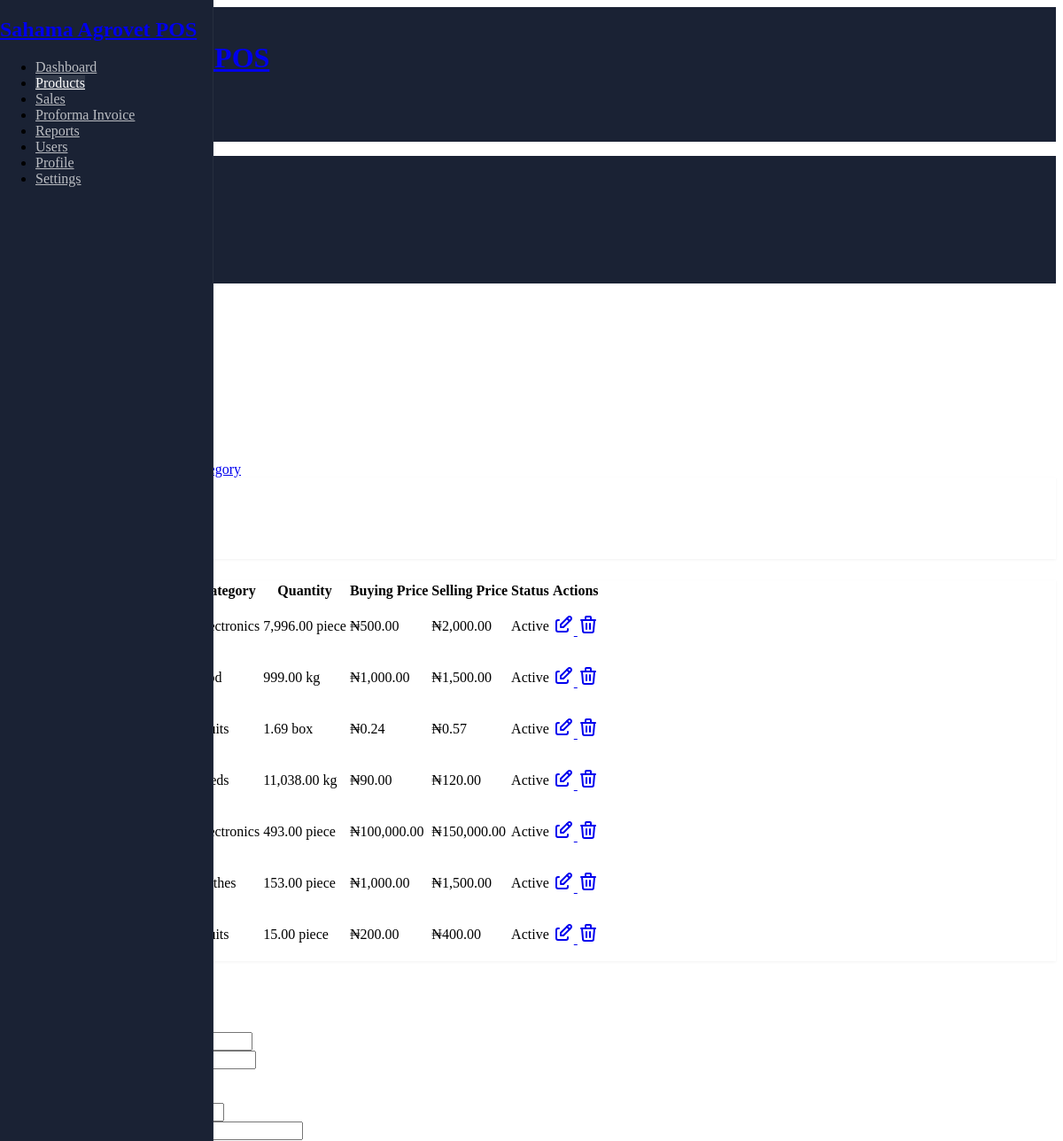
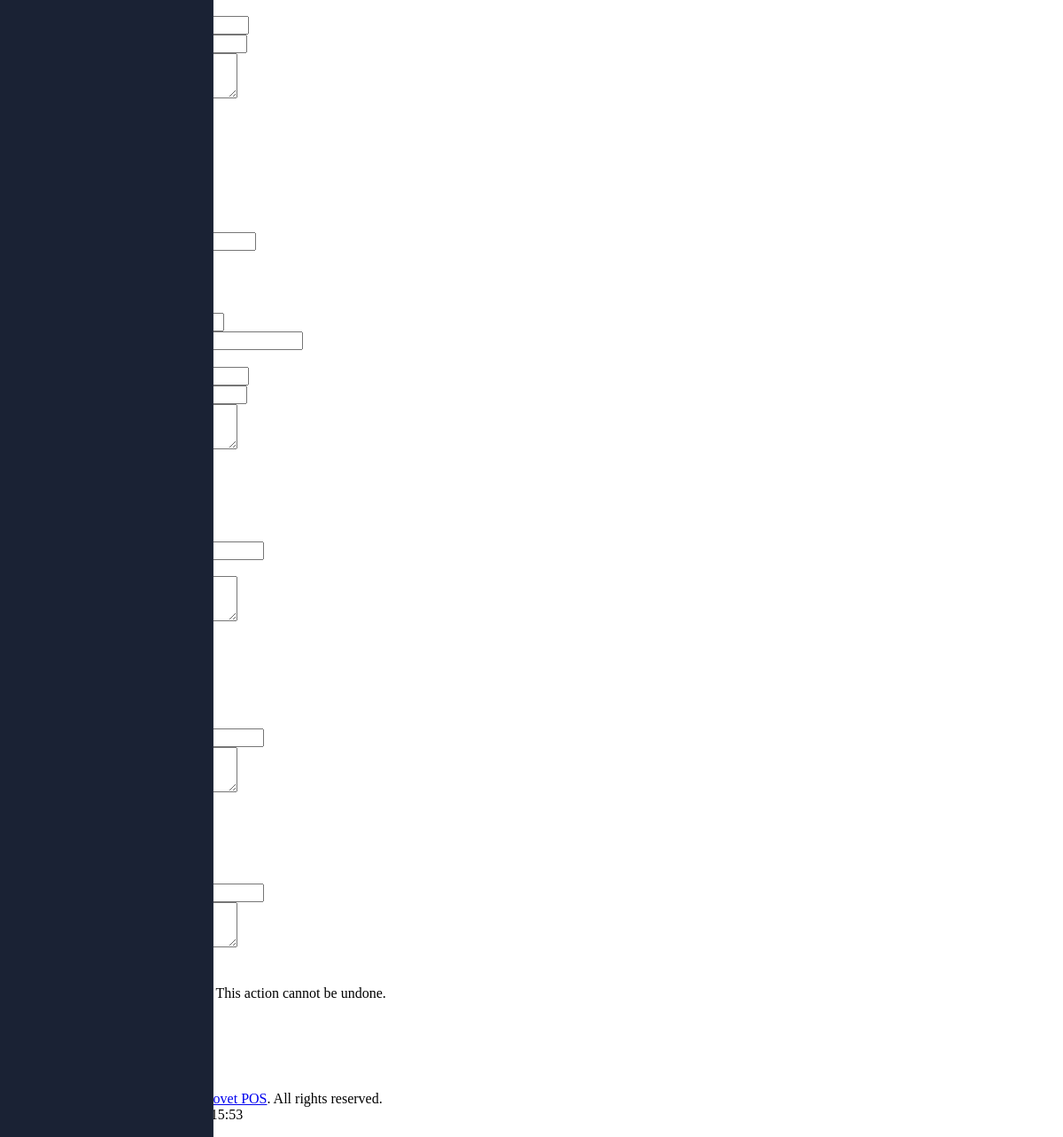
The app's page /products.php (signed in) with its own data (2 pictures, top to bottom).
### tables this page shows
CREATE TABLE `products` (
  `id` int(11) NOT NULL,
  `category_id` int(11) DEFAULT NULL,
  `code` varchar(50) NOT NULL,
  `name` varchar(200) NOT NULL,
  `description` text DEFAULT NULL,
  `unit_type` varchar(20) NOT NULL,
  `quantity` decimal(10,2) DEFAULT 0.00,
  `min_stock_level` decimal(10,2) DEFAULT 0.00,
  `buying_price` decimal(10,2) NOT NULL,
  `selling_price` decimal(10,2) NOT NULL,
  `status` enum('active','inactive') DEFAULT 'active',
  `created_by` int(11) DEFAULT NULL,
  `created_at` timestamp NOT NULL DEFAULT current_timestamp(),
  `updated_by` int(11) DEFAULT NULL,
  `updated_at` timestamp NOT NULL DEFAULT current_timestamp() ON UPDATE current_timestamp()
);

CREATE TABLE `categories` (
  `id` int(11) NOT NULL,
  `name` varchar(100) NOT NULL,
  `description` text DEFAULT NULL,
  `created_by` int(11) DEFAULT NULL,
  `created_at` timestamp NOT NULL DEFAULT current_timestamp(),
  `updated_by` int(11) DEFAULT NULL,
  `updated_at` timestamp NOT NULL DEFAULT current_timestamp() ON UPDATE current_timestamp()
);

### products.php (the view, shortened to what the rows shown need)
<?php
$db = Database::getInstance()->getConnection();
$products = [];
try {
    $query = "SELECT p.*, c.name as category_name
              FROM products p
              LEFT JOIN categories c ON p.category_id = c.id
              WHERE 1=1";
    $params = [];
    $query .= " ORDER BY p.created_at DESC";
    $stmt = $db->prepare($query);
    $stmt->execute($params);
    $products = $stmt->fetchAll(PDO::FETCH_ASSOC);
} catch (PDOException $e) {
    $error = "Database error: " . $e->getMessage();
}
include 'templates/header.php';
?>
<div class="page-wrapper">
    <div class="page-header d-print-none">
        <div class="container-xl">
            <div class="row g-2 align-items-center">
                <div class="col">
                    <h2 class="page-title">
                    </h2>
                </div>
            </div>
        </div>
    </div>
    <div class="page-body">
        <div class="container-xl">
            <div class="card">
                <div class="card-body">
                    <div class="table-responsive">
                        <table class="table table-vcenter card-table">
                            <thead>
                                <tr>
                                    <th>Code</th>
                                    <th>Name</th>
                                    <th>Category</th>
                                    <th>Quantity</th>
                                    <th>Buying Price</th>
                                    <th>Selling Price</th>
                                    <th>Status</th>
                                    <th class="w-1">Actions</th>
                                </tr>
                            </thead>
                            <tbody>
                                <?php foreach ($products as $product): ?>
                                    <tr>
                                        <td><?= htmlspecialchars($product['code']) ?></td>
                                        <td>
                                            <div class="d-flex align-items-center">
                                                <span class="avatar me-2 bg-primary-lt">
                                                </span>
                                                <div>
                                                    <div class="font-weight-medium"><?= htmlspecialchars($product['name']) ?></div>
                                                    <div class="text-muted"><?= htmlspecialchars($product['category_name']) ?></div>
                                                </div>
                                            </div>
                                        </td>
                                        <td><?= htmlspecialchars($product['category_name']) ?></td>
                                        <td>
                                            <?php
                                            $quantity = floatval($product['quantity']);
                                            $minStock = floatval($product['min_stock_level']);
                                            $stockClass = $quantity <= $minStock ? 'text-danger' : 'text-success';
                                            ?>
                                            <span class="<?= $stockClass ?>">
                                                <?= number_format($quantity, 2) ?> <?= htmlspecialchars($product['unit_type']) ?>
                                            </span>
                                        </td>
                                        <td>₦<?= number_format($product['buying_price'], 2) ?></td>
                                        <td>₦<?= number_format($product['selling_price'], 2) ?></td>
                                        <td>
                                            <span class="badge bg-<?= $product['status'] === 'active' ? 'success' : 'danger' ?>-lt">
                                                <?= ucfirst($product['status']) ?>
                                            </span>
                                        </td>
                                        <td>
                                            <div class="btn-group">
                                                <a href="#" class="btn btn-icon btn-primary" data-bs-toggle="modal" data-bs-target="#editProductModal" data-product='<?= json_encode($product) ?>'>
                                                </a>
                                                <a href="#" class="btn btn-icon btn-danger" data-bs-toggle="modal" data-bs-target="#deleteProductModal" data-product-id="<?= $product['id'] ?>">
                                                </a>
                                            </div>
                                        </td>
                                    </tr>
                                <?php endforeach; ?>
                            </tbody>
                        </table>
                    </div>
                </div>
            </div>
        </div>
    </div>
</div>
</div>
</div>
<?php
include 'templates/footer.php';
?>

### records on screen
products: category.name "Electronics", quantity "7,996.00", unit_type "piece", buying_price "500.00", selling_price "2,000.00", status "Active"
products: quantity "999.00", unit_type "kg", buying_price "1,000.00", selling_price "1,500.00", status "Active"
products: quantity "1.69", unit_type "box", buying_price "0.24", selling_price "0.57", status "Active"
products: quantity "11,038.00", unit_type "kg", buying_price "90.00", selling_price "120.00", status "Active"
products: category.name "Electronics", quantity "493.00", unit_type "piece", buying_price "100,000.00", selling_price "150,000.00", status "Active"
products: category.name "clothes", quantity "153.00", unit_type "piece", buying_price "1,000.00", selling_price "1,500.00", status "Active"
products: quantity "15.00", unit_type "piece", buying_price "200.00", selling_price "400.00", status "Active"

### other values on screen
$menuItem['title'] "Dashboard"
$menuItem['title'] "Products"
$menuItem['title'] "Sales"
$menuItem['title'] "Proforma Invoice"
$menuItem['title'] "Reports"
$menuItem['title'] "Users"
$menuItem['title'] "Profile"
$menuItem['title'] "Settings"
